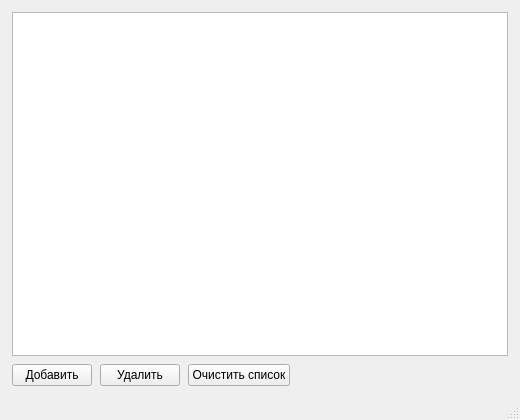
<?xml version="1.0" encoding="UTF-8"?>
<ui version="4.0">
 <class>MainWindow</class>
 <widget class="QMainWindow" name="MainWindow">
  <property name="geometry">
   <rect>
    <x>0</x>
    <y>0</y>
    <width>520</width>
    <height>420</height>
   </rect>
  </property>
  <property name="windowTitle">
   <string>Менеджер задач</string>
  </property>
  <widget class="QWidget" name="centralwidget">
   <layout class="QVBoxLayout" name="mainLayout">
    <property name="leftMargin">
     <number>12</number>
    </property>
    <property name="topMargin">
     <number>12</number>
    </property>
    <property name="rightMargin">
     <number>12</number>
    </property>
    <property name="bottomMargin">
     <number>12</number>
    </property>
    <property name="spacing">
     <number>8</number>
    </property>
    <item>
     <widget class="QListWidget" name="listWidget">
      <property name="alternatingRowColors">
       <bool>true</bool>
      </property>
      <property name="selectionMode">
       <enum>QAbstractItemView::SingleSelection</enum>
      </property>
     </widget>
    </item>
    <item>
     <layout class="QHBoxLayout" name="buttonsLayout">
      <property name="spacing">
       <number>8</number>
      </property>
      <item>
       <widget class="QPushButton" name="btnAdd">
        <property name="text">
         <string>Добавить</string>
        </property>
       </widget>
      </item>
      <item>
       <widget class="QPushButton" name="btnRemove">
        <property name="text">
         <string>Удалить</string>
        </property>
       </widget>
      </item>
      <item>
       <widget class="QPushButton" name="btnClear">
        <property name="text">
         <string>Очистить список</string>
        </property>
       </widget>
      </item>
      <item>
       <spacer name="horizontalSpacer">
        <property name="orientation">
         <enum>Qt::Horizontal</enum>
        </property>
        <property name="sizeHint" stdset="0">
         <size>
          <width>40</width>
          <height>20</height>
         </size>
        </property>
       </spacer>
      </item>
     </layout>
    </item>
   </layout>
  </widget>
  <widget class="QStatusBar" name="statusbar"/>
 </widget>
 <resources/>
 <connections/>
</ui>
